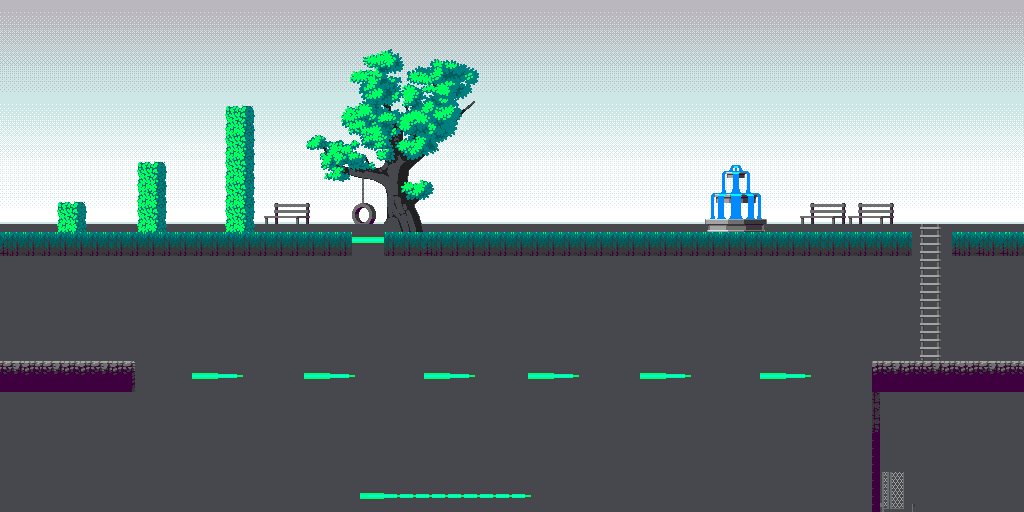

Below is a game level as drawn by its tile map, then a one-line description and the .tmx that defines it (tile-layer data replaced by summaries):
An orthogonal 128x64 tile map with 8x8 px tiles, 2 tile layers (BG 2, BG 1), 1 hidden layer not drawn.

<map version="1.10" tiledversion="1.10.2" orientation="orthogonal" renderorder="right-down" width="128" height="64" tilewidth="8" tileheight="8" infinite="0" nextlayerid="8" nextobjectid="1">
 <editorsettings>
  <export target="../Milestone 2/area2Tilemap.c" format="gba" />
 </editorsettings>
 <tileset firstgid="1" source="area2tileset.tsx" />
 <layer id="6" name="BG 2" width="128" height="64">
  <data>[8192 cells, 8192 non-empty, 26 distinct tile ids]</data>
 </layer>
 <layer id="1" name="BG 1" width="128" height="64">
  <data>[8192 cells, 1777 non-empty, 614 distinct tile ids]</data>
 </layer>
 <layer id="5" name="BG 0" width="128" height="64" visible="0">
  <data>[8192 cells, 336 non-empty, 69 distinct tile ids]</data>
 </layer>
</map>
